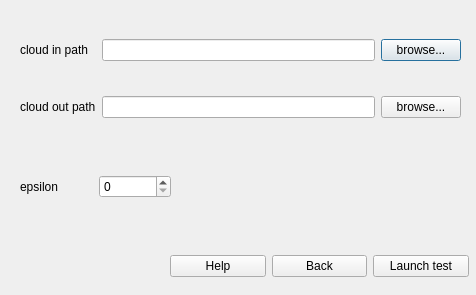
<?xml version="1.0" encoding="UTF-8"?>
<ui version="4.0">
 <class>cloud_homogenization_test_form</class>
 <widget class="QDialog" name="cloud_homogenization_test_form">
  <property name="geometry">
   <rect>
    <x>0</x>
    <y>0</y>
    <width>476</width>
    <height>295</height>
   </rect>
  </property>
  <property name="windowTitle">
   <string>Cloud Homogenization Test From</string>
  </property>
  <widget class="QWidget" name="layoutWidget">
   <property name="geometry">
    <rect>
     <x>20</x>
     <y>10</y>
     <width>441</width>
     <height>137</height>
    </rect>
   </property>
   <layout class="QGridLayout" name="varset_1">
    <item row="0" column="0">
     <widget class="QLabel" name="cloud_in_path_label">
      <property name="text">
       <string>cloud in path</string>
      </property>
     </widget>
    </item>
    <item row="0" column="1">
     <widget class="QLineEdit" name="cloud_in_ledit"/>
    </item>
    <item row="0" column="2">
     <widget class="QPushButton" name="cloud_in_browse_btn">
      <property name="text">
       <string>browse...</string>
      </property>
     </widget>
    </item>
    <item row="1" column="0">
     <widget class="QLabel" name="cloud_out_path_label">
      <property name="text">
       <string>cloud out path</string>
      </property>
     </widget>
    </item>
    <item row="1" column="1">
     <widget class="QLineEdit" name="cloud_out_ledit"/>
    </item>
    <item row="1" column="2">
     <widget class="QPushButton" name="cloud_out_browse_btn">
      <property name="text">
       <string>browse...</string>
      </property>
     </widget>
    </item>
   </layout>
  </widget>
  <widget class="QWidget" name="layoutWidget">
   <property name="geometry">
    <rect>
     <x>20</x>
     <y>170</y>
     <width>151</width>
     <height>33</height>
    </rect>
   </property>
   <layout class="QHBoxLayout" name="varset_2">
    <item>
     <widget class="QLabel" name="epsilon_label">
      <property name="text">
       <string>epsilon</string>
      </property>
     </widget>
    </item>
    <item>
     <widget class="QSpinBox" name="epsilon_sb"/>
    </item>
   </layout>
  </widget>
  <widget class="QWidget" name="">
   <property name="geometry">
    <rect>
     <x>170</x>
     <y>250</y>
     <width>299</width>
     <height>33</height>
    </rect>
   </property>
   <layout class="QHBoxLayout" name="horizontalLayout">
    <item>
     <widget class="QPushButton" name="help_btn">
      <property name="text">
       <string>Help</string>
      </property>
     </widget>
    </item>
    <item>
     <widget class="QPushButton" name="cancel_btn">
      <property name="text">
       <string>Back</string>
      </property>
     </widget>
    </item>
    <item>
     <widget class="QPushButton" name="launch_test_btn">
      <property name="text">
       <string>Launch test</string>
      </property>
     </widget>
    </item>
   </layout>
  </widget>
 </widget>
 <resources/>
 <connections/>
</ui>
